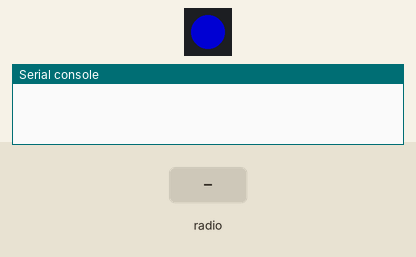
This program was run on a simulated Pycom board running MicroPython. Parts: 1 RGB LEDs in strip order, left to right, the last lines printed to the serial console. The inputs (shaded band) are chosen by the test bench. Dim RGB values are drawn brighter than linear; files the program writes start out absent; threads take turns every 2 ms; files that are not in the repository are absent; the clock reads 2024-03-15 10:24:30 at power-on unless the program sets it.

Above: at 0.01 s.
At 2.3 s:
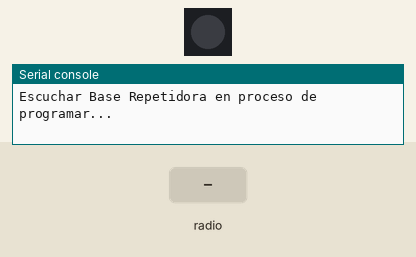
2.4 s: radio message "-" arrives
3.9 s: radio message "witeklab" arrives
Timing chart, 0 to 6.9 s (numbered marks = the images above; inputs shaded):
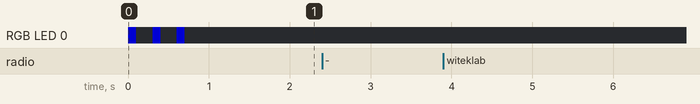

The program:

main.py
```python
#Generado el 07-06-2018
from network import LoRa
from machine import Timer
import socket
import machine
import time
import os
import pycom
import _thread
import gc

###     Funciones
def existe(arg):
    try:
        fichero = open(arg)
        fichero.close()
        return True
    except:
        return False

def iniciarWifi(pssid):
    try:
        import network
        from network import WLAN
        wlan = network.WLAN(mode=network.WLAN.STA)
        wlan.init(mode=WLAN.AP, ssid=pssid, auth=(WLAN.WPA2,'witeklab@2018'), channel=7, antenna=WLAN.INT_ANT)
        from network import Server
        server = Server(login=('micro', 'python'), timeout=600)
        server.timeout(300)
        server.timeout()
        server.isrunning()
        ConfirmacionLed('wifi')
        return True
    except:
        return False

def resetDocument():
    #Lista de documentos posible: alerta.txt | dorsal.txt | myposition.txt | registro.txt | seguidores.txt
    lista = ['alertas','dorsal','myposition','registro','seguidores','alertapersonalizada']
    for i in lista:
        if existe(i+'.txt'):
            print('Borrando',i+'.txt')
            os.remove(i+'.txt')

def pulsaciones(color):
    for x in range(3):
        pycom.rgbled(color)
        time.sleep(0.1)
        pycom.heartbeat(False)
        time.sleep(0.2)

def ConfirmacionLed(funcion):
    funciones={'wifi':0x0007F,'recibido':0xfffe02,'nogps':0x7f0000,'encendido':0x7f700,'sendalert':0xC011EB}# wifi(azul) | recibido(Amarillo) | nogps(rojo) | encendido(verde) | sendalert(lila) -gpsok()
    pulsaciones(funciones[funcion])

def enviarAlertas(s,listalertas=[]):
    a = open('alertas.txt')
    j = a.read()
    j = j.strip("|")
    j = j.split("|")
    b= len(j)
    print("N alertas=",b)
    for x in range(b):
        j[x] = j[x].replace('\n','')
        j[x] = j[x].replace('\r','')
        if j[x] not in listalertas:
            listalertas.append(j[x])
            cuenta = 0
            for z in j[x]:
                if z =="-":
                    cuenta+=1
            print("Cuenta-->",cuenta)
            if cuenta == 1:
                print("Mensaje Personalizado no estaba guardado:",j[x])
                p=j[x].split("-")
                msg = "alerta-"+p[1].replace(' ','')+";"+p[0]
                s.send(msg)
            else:
                j[x]
                print("Mensaje no estaba guardado:",j[x])
                msg = "alerta-"+j[x]
                s.send(msg)
            #Mostramos para comprobar el mensaje enviado:
            print("Mensaje enviado:",msg)
            ConfirmacionLed('sendalert')
            print("Asi esta la lista: ",listalertas)
    return listalertas

def inciarAlertas(lora,s,tiempoEntreEnvioAlertas,tiempoBusquedaAlertas):
    listalertas=[]
    s.setblocking(False)
    tiempo=time.time()
    tmp2=tiempo
    re=0
    print('2-> Iniciamos seguno hilo con la busqueda de alertas:')
    while True:
        try:
            time.sleep(tiempoBusquedaAlertas)
            tiempo=time.time()
            if existe('alertas.txt'):
                if re==0:
                    listalertas = enviarAlertas(s,listalertas)
                    tmp2 = tiempo
                    re += 1
                elif tiempo - tmp2 >= tiempoEntreEnvioAlertas and re != 0:
                    tmp2 = tiempo
                    print("Reenviando la lista de alertas")
                    del listalertas[:] #Borro la lista y reenvio leyendo de nuevo.
                    listalertas = enviarAlertas(s,listalertas)
                else:
                    print("Alertas existe, pero aun no ha pasado los {} segundos =" .format(tiempoEntreEnvioAlertas) , tiempo-tmp2 )
            else:
                print("- No hay alertas(Archivo 'alertas.txt' no existe.)")
                del listalertas[:]
                re = 0
        except:
            print("*** - Algo ha fallado en IniciarAlertas - ***")

def enviarSeguidores(s):
    a = open('seguidores.txt')
    j = a.read()
    j = j.replace('\r','')
    j = j.replace('\n','')
    j = j.strip("|")
    j = j.split("|")
    b = len(j)
    print("N seguidores",b)
    for x in range(b):
        msg = "seguidores-"+j[x]
        s.send(msg)
        print("Mensaje enviado:",msg)
        ConfirmacionLed('sendalert')

def iniciarSeguidores(lora,s,tiempoEntreEnvioSeguidores,tiempoBusquedaSeguidores):
    s.setblocking(False)
    tiempo = time.time()
    tmp = tiempo
    enviado = 0
    print('3-> Iniciamos el tercer hilo con la busqueda de seguidores')
    while True:
        try:
            time.sleep(tiempoBusquedaSeguidores)
            tiempo = time.time()
            if existe('seguidores.txt'):
                if enviado == 0:
                    enviarSeguidores(s)
                    enviado = 1
                elif tiempo - tmp >= tiempoEntreEnvioSeguidores and enviado != 0:
                    tmp = tiempo
                    enviarSeguidores(s)
                else:
                    print("Seguidores.txt existe pero Aun no han pasado {} segundos = " .format(tiempoEntreEnvioSeguidores),tiempo-tmp)
            else:
                print("- No hay Seguidores(Archivo 'seguidores.txt' no existe.)")
                enviado = 0
        except:
            print('*** - Algo ha fallado en IniciarSeguidores - ***')

def iniciarCorredores(lora,s,tiempoVaciarBasura):
    print('1-> Iniciamos primer hilo el registro de corredores:')
    corredores=[]
    while True:
        try:
            actualizado = 0
            s.setblocking(True)
            data = s.recv(64) #socket.recv (bufsize [, flags])  Reciba datos del socket. El valor de retorno es una cadena que representa los datos recibidos. La cantidad máxima de datos que se recibirán a la vez se especifica mediante bufsize
            j = data.decode("utf-8")
            j = j.split('-')
            if j[0] == 'witeklab':
                #j[dorsalDefault],j[dorsalactual],j[contador],j[latitud],j[Longitud]
                print('mensaje entrante->',data)
                for c in range(len(corredores)):
                    if j[2] in corredores[c]:
                        actualizado = 1
                        if int(j[1]) > int(corredores[c][2]):
                            corredores[c]=([j[2],j[3],j[1],j[4],j[5]])
                            ConfirmacionLed('recibido')
                            break
                if actualizado==0:
                    corredores.append([j[2],j[3],j[1],j[4],j[5]])
                    msj = "baseConfirma-"+j[2]+";OK"
                    s.send(msj)
                    ConfirmacionLed('recibido')

            print("Corredores:",len(corredores))
            print(corredores)
            print("Memoria libre actual->",gc.mem_free())
            #print(gc.isenabled())
            #print("crono->",crono.read())
            if crono.read() > tiempoVaciarBasura :
                gc.collect()
                crono.reset()
                print("Vaciando papelera...Memoria disponible:",gc.mem_free())

            #linea = j[2]+";"+j[1]+";"+j[3]";"+j[4]+"|" #ID;NºRegistro;Latitud;Longitud|
            f = open ('registro.txt', 'w')#Modo 'a' Para añadir no sobre escribir
            for c in range(len(corredores)):
                if len(corredores)!= 0:
                    d = corredores[c]
                    texto = d[1]+";"+d[3]+";"+d[4]+"|"
                    f.write(texto)
            f.close()
        except Exception as e:
            print("*** - Algo ha fallado en IniciarCorredores - *** -> ",e)

def escucharBaseRepetidora():
    print('4-> Iniciamos el cuarto hilo con la espera de recibir el registro de la base repetidora')
    while True:
        try:
            print("Escuchar Base Repetidora en proceso de programar...")
            return False
        except:
            print("*** - Algo ha fallado en escucharBaseRepetidora - ***")


###     Variables
pssid = "Gateway1"
tiempoEntreEnvioSeguidores = 110
tiempoBusquedaSeguidores = 10
tiempoBusquedaAlertas = 15
tiempoEntreEnvioAlertas = 65
tiempoVaciarBasura = 100
lora = LoRa(mode=LoRa.LORA)
s = socket.socket(socket.AF_LORA, socket.SOCK_RAW)
crono = Timer.Chrono()
crono.start()
###     Main
pycom.heartbeat(False)
resetDocument()
iniciarWifi(pssid)
time.sleep(0.2)
a = _thread.start_new_thread(iniciarCorredores,(lora,s,tiempoVaciarBasura,))
time.sleep(0.3)
b = _thread.start_new_thread(inciarAlertas,(lora,s,tiempoEntreEnvioAlertas,tiempoBusquedaAlertas,))
time.sleep(0.2)
c = _thread.start_new_thread(iniciarSeguidores,(lora,s,tiempoEntreEnvioSeguidores,tiempoBusquedaSeguidores,))
time.sleep(0.3)
#Pendiente implantacion:
_thread.start_new_thread(escucharBaseRepetidora,())
time.sleep(0.2)
```
